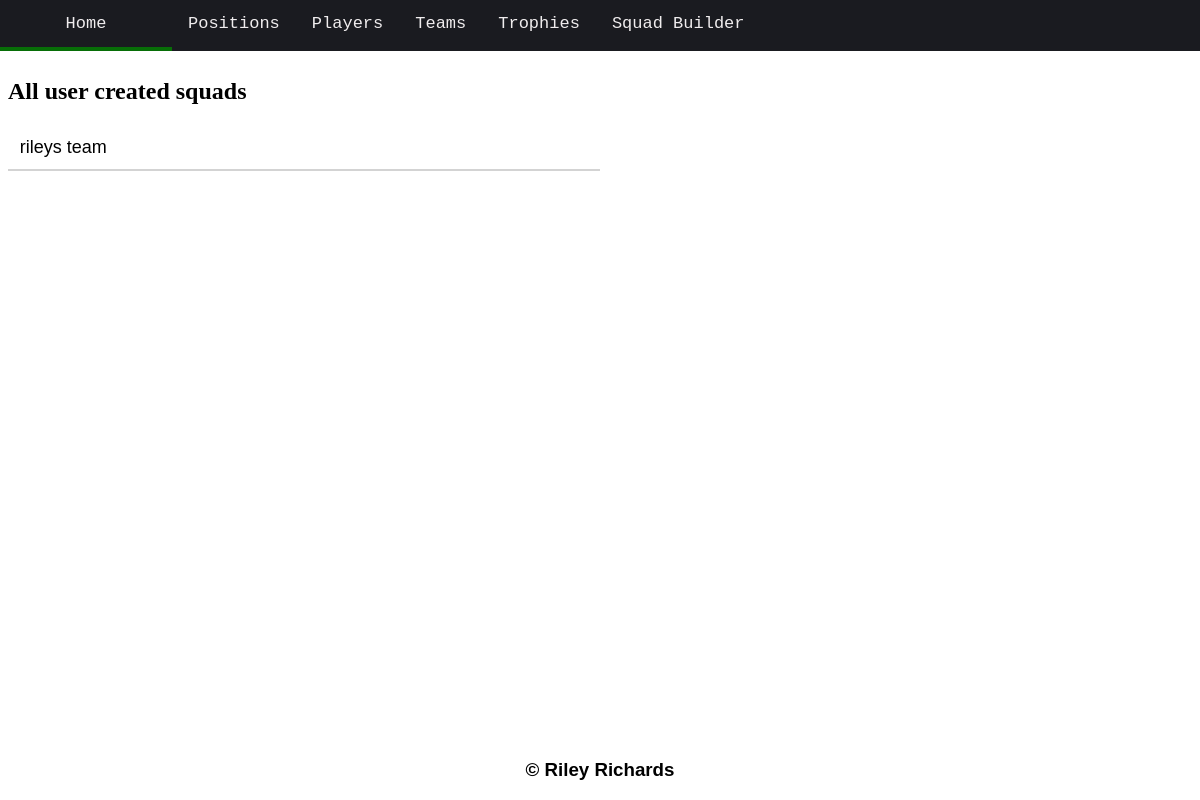
Before: /allsquads with the older database file.
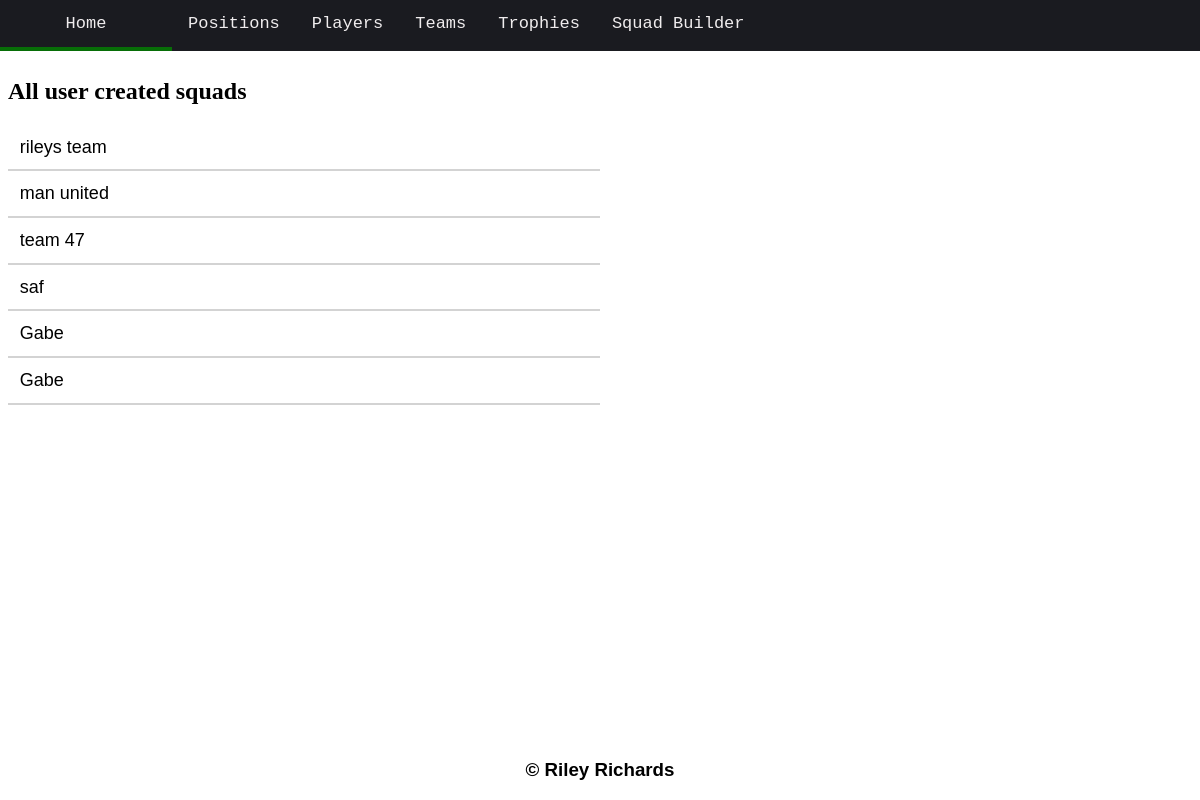
After: the same page with the newer database file.
### tables this page shows
CREATE TABLE squadbuilder (id INTEGER PRIMARY KEY, name STRING, gk STRING, lb STRING, rcb STRING, lcb STRING, rb STRING, cdm STRING, cm STRING, cam STRING, lw STRING, rw STRING, st STRING);

### main.py (the view)
@app.route("/allsquads")
def allsquads():
    allsquads = do_query("SELECT id, name FROM squadbuilder",
                         data=None,
                         fetchall=True)
    return render_template('allsquads.html', allsquads=allsquads)

### main.py (called while the page is built)
def do_query(query, data=None, fetchall=False):
    conn = sqlite3.connect('football.db')
    cursor = conn.cursor()
    if data is None:
        cursor.execute(query)
    else:
        cursor.execute(query, data)
    results = cursor.fetchall() if fetchall else cursor.fetchone()
    conn.close()
    return results

### templates/allsquads.html
{% extends 'layout.html' %}
{% block content %}
<h2>All user created squads</h2>
{% for allsquad in allsquads %}
<div class ="playerteam"; onclick='location.href="/squad/{{allsquad[0]}}";' style = "cursor:pointer;">
    <li>
        <a>{{allsquad[1]}}</a>
    </li>
</div>
{% endfor %}
{% endblock %}

Changed rows visible on the page:
added squadbuilder: name "man united"
added squadbuilder: name "team 47"
added squadbuilder: name "saf"
added squadbuilder: name "Gabe"
added squadbuilder: name "Gabe"
